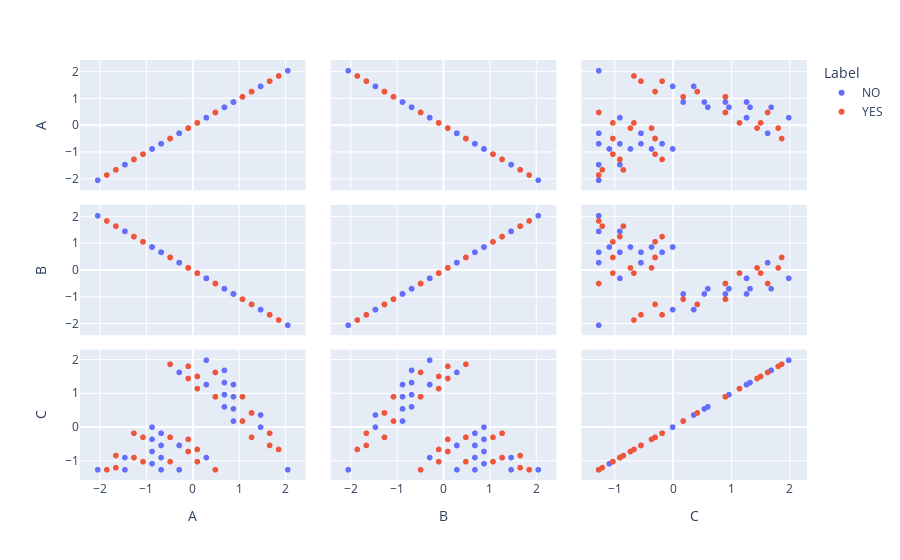

Here is the notebook cell this chart was saved with:
### Code cell
#before applying PCA Visualization #Shivesh add this as title
if label==1 and visualization==1 and len(feats)>components:
    features = feats
    fig = px.scatter_matrix(
        scaled,
        dimensions=features,
        color="Label"
    )
    fig.update_traces(diagonal_visible=True)
    fig.show()

### Figure 1 — Plotly figure (JSON) as saved in the notebook; plotly's stock layout.template omitted (floating-point values rounded to 4 significant figures)
{"data": [{"diagonal": {"visible": true}, "dimensions": [{"axis": {"matches": true}, "label": "A", "values": [2.049, 1.464, 0.8783, 0.6831, 1.464, 0.8783, 0.6831, 0.2928, 0.8783, 0.6831, 0.2928, 0.8783, 0.6831, 0.2928, -0.2928, 0.2928, -0.2928, -0.6831, -0.8783, -0.2928, -0.6831, -0.8783, -0.2928, -0.6831, -0.8783, -1.464, -0.6831, -0.8783, -1.464, -2.049]}, {"axis": {"matches": true}, "label": "B", "values": [-2.049, -1.464, -0.8783, -0.6831, -1.464, -0.8783, -0.6831, -0.2928, -0.8783, -0.6831, -0.2928, -0.8783, -0.6831, -0.2928, 0.2928, -0.2928, 0.2928, 0.6831, 0.8783, 0.2928, 0.6831, 0.8783, 0.2928, 0.6831, 0.8783, 1.464, 0.6831, 0.8783, 1.464, 2.049]}, {"axis": {"matches": true}, "label": "C", "values": [-1.266, 0.3616, 1.266, 1.688, 0, 0.9041, 1.326, 1.989, 0.5425, 0.9644, 1.266, 0.1808, 0.6027, 1.266, 1.627, -0.9041, -0.5425, -0.1808, 0, -0.5425, -0.5425, -0.3616, -1.266, -0.9041, -0.7233, -0.9041, -1.266, -1.085, -1.266, -1.266]}], "hovertemplate": "Label=NO<br>%{xaxis.title.text}=%{x}<br>%{yaxis.title.text}=%{y}<extra></extra>", "legendgroup": "NO", "marker": {"color": "#636efa", "symbol": "circle"}, "name": "NO", "showlegend": true, "type": "splom"}, {"diagonal": {"visible": true}, "dimensions": [{"axis": {"matches": true}, "label": "A", "values": [1.854, 1.659, 1.269, 1.073, 1.659, 1.269, 1.073, 0.488, 1.269, 1.073, 0.488, 0.09759, -0.09759, 0.488, 0.09759, -0.09759, -0.488, 0.488, 0.09759, -0.09759, -0.488, 0.09759, -0.09759, -0.488, -1.073, -1.269, -0.488, -1.073, -1.269, -1.659, -1.073, -1.269, -1.659, -1.854]}, {"axis": {"matches": true}, "label": "B", "values": [-1.854, -1.659, -1.269, -1.073, -1.659, -1.269, -1.073, -0.488, -1.269, -1.073, -0.488, -0.09759, 0.09759, -0.488, -0.09759, 0.09759, 0.488, -0.488, -0.09759, 0.09759, 0.488, -0.09759, 0.09759, 0.488, 1.073, 1.269, 0.488, 1.073, 1.269, 1.659, 1.073, 1.269, 1.659, 1.854]}, {"axis": {"matches": true}, "label": "C", "values": [-0.663, -0.1808, 0.4219, 0.9041, -0.5425, 0.4219, 0.9041, 1.627, -0.3014, 0.1808, 0.9041, 1.507, 1.808, 0.9041, 1.145, 1.447, 1.869, -1.266, -0.663, -0.3616, -0.3014, -1.025, -0.7233, -0.3014, -0.3014, -0.1808, -1.025, -1.025, -0.9041, -0.8438, -1.025, -0.9041, -1.205, -1.266]}], "hovertemplate": "Label=YES<br>%{xaxis.title.text}=%{x}<br>%{yaxis.title.text}=%{y}<extra></extra>", "legendgroup": "YES", "marker": {"color": "#EF553B", "symbol": "circle"}, "name": "YES", "showlegend": true, "type": "splom"}], "layout": {"dragmode": "select", "legend": {"title": {"text": "Label"}, "tracegroupgap": 0}, "margin": {"t": 60}}}
